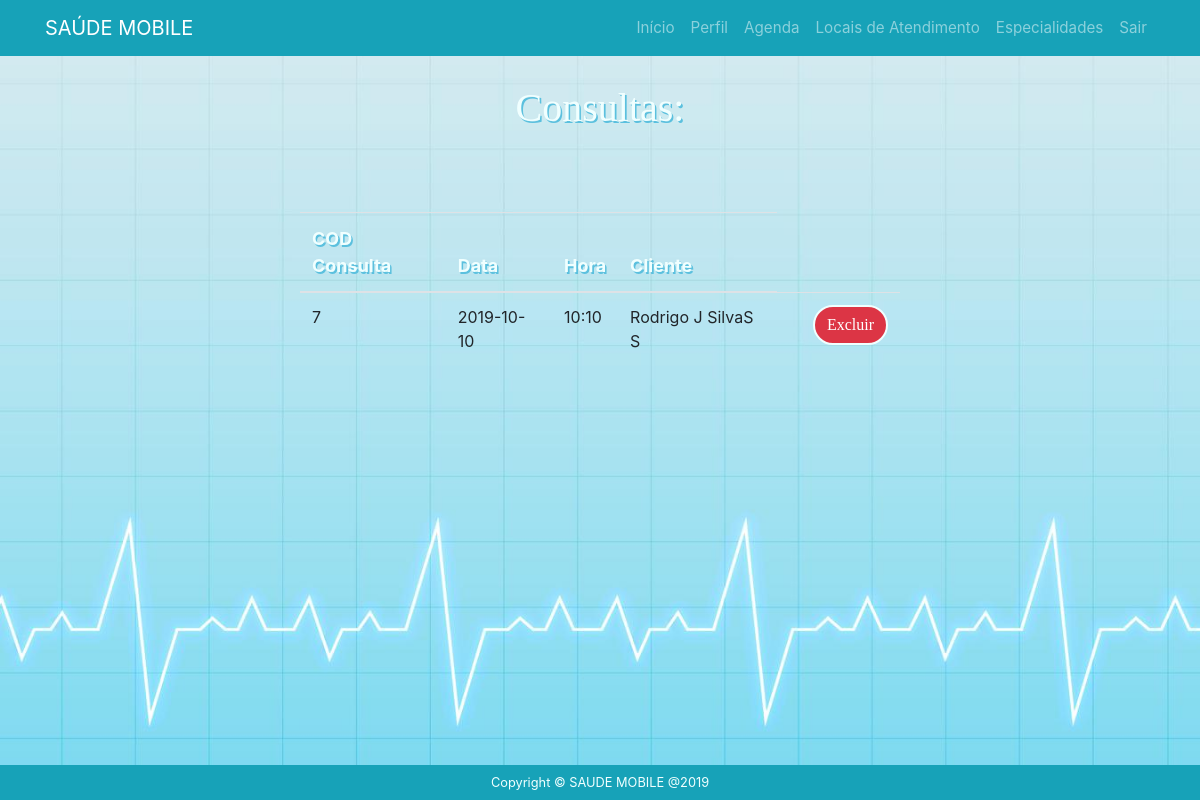
The page /clinicapj/lista-consulta.php on the database its author committed.
### tables this page shows
CREATE TABLE `agendamentocliente` (
  `codconsulta` int(8) NOT NULL,
  `data` date NOT NULL,
  `hora` varchar(6) NOT NULL,
  `codmedico` int(8) DEFAULT NULL,
  `codpj` int(8) DEFAULT NULL,
  `codespecialidade` int(8) NOT NULL,
  `coddeatendimento` int(8) NOT NULL,
  `codcliente` int(8) NOT NULL
);

CREATE TABLE `cliente` (
  `codcliente` int(8) NOT NULL,
  `nome` varchar(100) NOT NULL,
  `email` varchar(100) NOT NULL,
  `senha` varchar(10) NOT NULL,
  `cpf` varchar(15) NOT NULL,
  `identidade` varchar(15) NOT NULL,
  `datadenascimento` date NOT NULL,
  `sexo` varchar(10) NOT NULL,
  `tiposanguineo` varchar(5) NOT NULL,
  `doencapreexistente` varchar(150) DEFAULT NULL,
  `medicacao` varchar(100) DEFAULT NULL,
  `cep` varchar(9) NOT NULL,
  `endereco` varchar(100) NOT NULL,
  `numero` varchar(5) NOT NULL,
  `bairro` varchar(20) NOT NULL,
  `cidade` varchar(20) NOT NULL,
  `estado` varchar(20) NOT NULL,
  `telefone` varchar(13) NOT NULL,
  `celular` varchar(13) DEFAULT NULL,
  `whatsapp` varchar(13) DEFAULT NULL,
  `tipopaciente` varchar(40) NOT NULL,
  `convenio` varchar(40) DEFAULT NULL,
  `tipoconvenio` varchar(40) DEFAULT NULL,
  `titular` varchar(100) DEFAULT NULL,
  `imagem` varchar(250) NOT NULL
);

### clinicapj/Consulta.class.php (called while the page is built, shortened)
<?php
class consulta{
     public function lista(){
        $pdo = Conexao::conexao();
        $sql  = "SELECT * FROM agendamentocliente INNER JOIN clinicapj ON agendamentocliente.codpj = clinicapj.codpj
         INNER JOIN cliente ON agendamentocliente.codcliente = cliente.codcliente;";
        $consulta = $pdo->query($sql);
        $dados = null;
        while ($linha = $consulta->fetch(PDO::FETCH_ASSOC)){
            $dados[] = array(
            "codconsulta" => $linha['codconsulta'],
            "data" => $linha['data'],
            "hora" => $linha['hora'],
            "cliente" => $linha['nome']
            );
        }
        return $dados;
    }
}

### clinicapj/lista-consulta.php (the view, shortened to what this page needs)
<?php
    require "Consulta.class.php";
    $especialidades = new consulta();
    $dados = $especialidades->lista();
?>
<?php include "header.php" ?>
<body>
	<div class="container-fluid listarconsulta">
		<div class="row">
			<div class="col-sm-3"></div>
			<div class="col-sm-6">
				<div class="content-box-large">
		  			<div class="panel-heading">
						<div class="panel-title">
				  			<h3>Consultas:</h3><br><br>
						</div>
					</div>
		  			<div class="panel-body">
     				<?php if($dados==null){ ?>
            		<p>Nenhuma Consulta</p>
        			<?php } else{ ?>
				  			 <div class="row">
		  						<div class="table-responsive">
		  							<table class="table table-hover">
				              			<thead>
				                			<tr>
				                  			<th>COD Consulta</th>
                                  			<th>Data</th>
                                  			<th>Hora</th>
                                  			<th>Cliente</th>
				                			</tr>
				              			</thead>
					<?php foreach($dados as $dado => $coluna){
						  	echo "<tr>";
							echo "<td>".$coluna['codconsulta']."</td>";
                            echo "<td>".$coluna['data']."</td>";
                            echo "<td>".$coluna['hora']."</td>";
                            echo "<td>".$coluna['cliente']."</td>";
							echo '<td><a href="editar-especialidade.php?agendamentocliente.codconsulta='.  "&data=" . $coluna['data'] .'"></td>
								  <td><a href="excluir-consulta.php?codconsulta='.$coluna['codconsulta'].'"> <input type="submit" class="btn btn-danger" value="Excluir"/></a></td>';
							echo "</tr>";
						   }
					?>
				    <?php } ?>
				            	    </table>
		  						</div>
  							 </div>
					</div>
		  		</div>
			</div>
			<div class="col-sm-3"></div>
 		</div>
</body>
<?php include "../footer.php" ?>

### css/index.css (style rules this page uses)
.col-sm-8, .col-sm-6, .col-sm-3, .col-sm-2 { padding-top: 1.5vh; align-items: center; }
.container-fluid { padding-top: 12vh; width: 100vw; height: 100vh; background-image: url("../img/fundo.jpg"); background-size: 100% 100%; }
.container-fluid.listarconsulta { padding-top: 1vh; width: 100vw; height: 100vh; background-image: url("../img/fundo.jpg"); background-size: 100% 100%; }
.container-fluid h3 { padding-top: 8vh; padding-bottom: 3vh; text-align: center; font-size: 5vh; color: azure; text-shadow: 0.2vh 0.2vh #5bc0de; font-family: 'Crete Round', serif !important; }
.btn.btn-danger { display: block; margin-left: auto; margin-right: auto; width: 100%; height: 90%; border: 0.3vh solid azure; border-radius: 5vh; font-size: 2.0vh; font-family: 'Crete Round', serif !important; }
a { font-size: 95%; }
th { color: azure; font-size: 2.25vh; text-shadow: 0.2vh 0.2vh #5bc0de; }

### rows shown on the page
agendamentocliente: codconsulta "7", data "2019-10-10", hora "10:10", cliente.nome "Rodrigo J SilvaS S"
